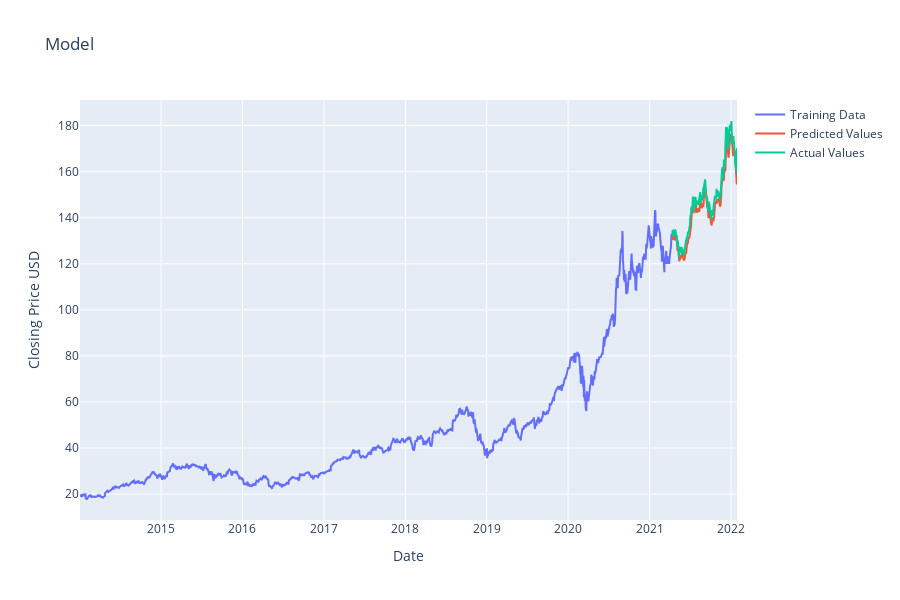

Notebook cell for this chart:
### Code cell
# Plot the data
# training data set
training_data_set = closing_data[0:training_data_length]
# validation data set
validation_data_set = closing_data[training_data_length:]
# predicted values data set
validation_data_set['Predictions'] = predictions

print(training_data_set)

# Create graph objects

trainingSet =  go.Scatter(
                x=training_data_set.index,
                y=training_data_set['Close'],
                mode='lines',
                connectgaps=True,
                name = "Training Data"
)
validationSet =  go.Scatter(
                x=validation_data_set.index,
                y=validation_data_set['Close'],
                mode='lines',
                connectgaps=True,
                name = "Actual Values"
)
testingSet =  go.Scatter(
                x=validation_data_set.index,
                y=validation_data_set['Predictions'],
                mode='lines',
                connectgaps=True,
                name = "Predicted Values"
)
# set graph layout
graphLayout = go.Layout(
    title = "Model",
    xaxis = {'title' : "Date"},
    yaxis = {'title' : "Closing Price USD"},
    autosize= False,
    width=900,
    height=600
)
# Create graph based on the above data
model_testing_figure= go.Figure(data=[trainingSet,testingSet,validationSet],layout=graphLayout)
# Display graph
model_testing_figure.show()

### Figure 1 — Plotly figure (JSON) as saved in the notebook; plotly's stock layout.template omitted (floating-point values rounded to 4 significant figures; data arrays with more than 128 entries replaced by an {"elided": "..."} marker saying what was removed)
{"data": [{"connectgaps": true, "mode": "lines", "name": "Training Data", "type": "scatter", "x": {"elided": "1831 str values"}, "y": {"elided": "1831 float values"}}, {"connectgaps": true, "mode": "lines", "name": "Predicted Values", "type": "scatter", "x": {"elided": "203 str values"}, "y": {"elided": "203 float values"}}, {"connectgaps": true, "mode": "lines", "name": "Actual Values", "type": "scatter", "x": {"elided": "203 str values"}, "y": {"elided": "203 float values"}}], "layout": {"autosize": false, "height": 600, "title": {"text": "Model"}, "width": 900, "xaxis": {"title": {"text": "Date"}}, "yaxis": {"title": {"text": "Closing Price USD"}}}}
